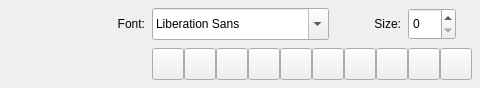
<?xml version="1.0" encoding="UTF-8"?>
<ui version="4.0">
 <class>TextCfger</class>
 <widget class="QFrame" name="TextCfger">
  <property name="geometry">
   <rect>
    <x>0</x>
    <y>0</y>
    <width>480</width>
    <height>88</height>
   </rect>
  </property>
  <widget class="QFontComboBox" name="family">
   <property name="geometry">
    <rect>
     <x>152</x>
     <y>8</y>
     <width>177</width>
     <height>32</height>
    </rect>
   </property>
  </widget>
  <widget class="QLabel" name="familyTag">
   <property name="geometry">
    <rect>
     <x>104</x>
     <y>8</y>
     <width>41</width>
     <height>32</height>
    </rect>
   </property>
   <property name="text">
    <string>Font:</string>
   </property>
   <property name="alignment">
    <set>Qt::AlignRight|Qt::AlignTrailing|Qt::AlignVCenter</set>
   </property>
  </widget>
  <widget class="QLabel" name="sizeTag">
   <property name="geometry">
    <rect>
     <x>360</x>
     <y>8</y>
     <width>41</width>
     <height>32</height>
    </rect>
   </property>
   <property name="text">
    <string>Size:</string>
   </property>
   <property name="alignment">
    <set>Qt::AlignRight|Qt::AlignTrailing|Qt::AlignVCenter</set>
   </property>
  </widget>
  <widget class="QPushButton" name="bgColor">
   <property name="geometry">
    <rect>
     <x>344</x>
     <y>48</y>
     <width>32</width>
     <height>32</height>
    </rect>
   </property>
   <property name="statusTip">
    <string>Background Color</string>
   </property>
   <property name="icon">
    <iconset resource="../res/vshow.qrc">
     <normaloff>:/image/text_background_color_64.png</normaloff>:/image/text_background_color_64.png</iconset>
   </property>
  </widget>
  <widget class="QPushButton" name="fgColor">
   <property name="geometry">
    <rect>
     <x>312</x>
     <y>48</y>
     <width>32</width>
     <height>32</height>
    </rect>
   </property>
   <property name="statusTip">
    <string>Foreground Color</string>
   </property>
   <property name="icon">
    <iconset resource="../res/vshow.qrc">
     <normaloff>:/image/text_forground_color_64.png</normaloff>:/image/text_forground_color_64.png</iconset>
   </property>
  </widget>
  <widget class="QPushButton" name="underLine">
   <property name="geometry">
    <rect>
     <x>440</x>
     <y>48</y>
     <width>32</width>
     <height>32</height>
    </rect>
   </property>
   <property name="statusTip">
    <string>Underline</string>
   </property>
   <property name="icon">
    <iconset resource="../res/vshow.qrc">
     <normaloff>:/image/text_underline_64.png</normaloff>:/image/text_underline_64.png</iconset>
   </property>
   <property name="checkable">
    <bool>true</bool>
   </property>
   <property name="flat">
    <bool>false</bool>
   </property>
  </widget>
  <widget class="QPushButton" name="italic">
   <property name="geometry">
    <rect>
     <x>408</x>
     <y>48</y>
     <width>32</width>
     <height>32</height>
    </rect>
   </property>
   <property name="statusTip">
    <string>Italic</string>
   </property>
   <property name="icon">
    <iconset resource="../res/vshow.qrc">
     <normaloff>:/image/text_italic_64.png</normaloff>:/image/text_italic_64.png</iconset>
   </property>
   <property name="checkable">
    <bool>true</bool>
   </property>
  </widget>
  <widget class="QPushButton" name="left">
   <property name="geometry">
    <rect>
     <x>184</x>
     <y>48</y>
     <width>32</width>
     <height>32</height>
    </rect>
   </property>
   <property name="statusTip">
    <string>Align Left</string>
   </property>
   <property name="icon">
    <iconset resource="../res/vshow.qrc">
     <normaloff>:/image/text_left_64.png</normaloff>:/image/text_left_64.png</iconset>
   </property>
   <property name="checkable">
    <bool>true</bool>
   </property>
  </widget>
  <widget class="QPushButton" name="center">
   <property name="geometry">
    <rect>
     <x>216</x>
     <y>48</y>
     <width>32</width>
     <height>32</height>
    </rect>
   </property>
   <property name="statusTip">
    <string>Align Center</string>
   </property>
   <property name="icon">
    <iconset resource="../res/vshow.qrc">
     <normaloff>:/image/text_center_64.png</normaloff>:/image/text_center_64.png</iconset>
   </property>
   <property name="checkable">
    <bool>true</bool>
   </property>
  </widget>
  <widget class="QPushButton" name="right">
   <property name="geometry">
    <rect>
     <x>248</x>
     <y>48</y>
     <width>32</width>
     <height>32</height>
    </rect>
   </property>
   <property name="statusTip">
    <string>Align Right</string>
   </property>
   <property name="icon">
    <iconset resource="../res/vshow.qrc">
     <normaloff>:/image/text_right_64.png</normaloff>:/image/text_right_64.png</iconset>
   </property>
   <property name="checkable">
    <bool>true</bool>
   </property>
  </widget>
  <widget class="QPushButton" name="justify">
   <property name="geometry">
    <rect>
     <x>280</x>
     <y>48</y>
     <width>32</width>
     <height>32</height>
    </rect>
   </property>
   <property name="statusTip">
    <string>Align Justify</string>
   </property>
   <property name="icon">
    <iconset resource="../res/vshow.qrc">
     <normaloff>:/image/text_justify_64.png</normaloff>:/image/text_justify_64.png</iconset>
   </property>
   <property name="checkable">
    <bool>true</bool>
   </property>
  </widget>
  <widget class="QPushButton" name="bold">
   <property name="geometry">
    <rect>
     <x>376</x>
     <y>48</y>
     <width>32</width>
     <height>32</height>
    </rect>
   </property>
   <property name="statusTip">
    <string>Bold</string>
   </property>
   <property name="icon">
    <iconset resource="../res/vshow.qrc">
     <normaloff>:/image/text_bold_64.png</normaloff>:/image/text_bold_64.png</iconset>
   </property>
   <property name="checkable">
    <bool>true</bool>
   </property>
  </widget>
  <widget class="QPushButton" name="wrap">
   <property name="geometry">
    <rect>
     <x>152</x>
     <y>48</y>
     <width>32</width>
     <height>32</height>
    </rect>
   </property>
   <property name="statusTip">
    <string>Wrap</string>
   </property>
   <property name="icon">
    <iconset resource="../res/vshow.qrc">
     <normaloff>:/image/text_wrap_64.png</normaloff>:/image/text_wrap_64.png</iconset>
   </property>
   <property name="checkable">
    <bool>true</bool>
   </property>
  </widget>
  <widget class="QSpinBox" name="size">
   <property name="geometry">
    <rect>
     <x>408</x>
     <y>8</y>
     <width>48</width>
     <height>32</height>
    </rect>
   </property>
  </widget>
 </widget>
 <resources>
  <include location="../res/vshow.qrc"/>
 </resources>
 <connections/>
</ui>
